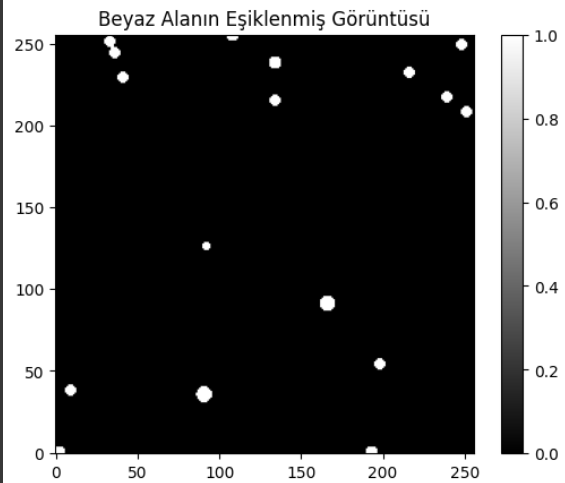
#> input picture image1.png, 565 x 483 px, found by its file name
$ python 'resım.py'
#> lines starting #> are read from the running program, lines starting #| are printed output that depends on the picture; after the words box and inside, x2 and y2 are one past the last pixel; in counts of white or black regions, pixels touching at a corner belong together
import cv2
import numpy as np

# Resimleri yükle (PNG formatı)
image1 = cv2.imread('.\GravityLensing\image1.png')  # Dosya yolunu kontrol edin
#> image1 is the input picture: shape (483, 565, 3); min 0, max 255, mean 83.1
image2 = cv2.imread('.\GravityLensing\image2.png')  # Dosya yolunu kontrol edin
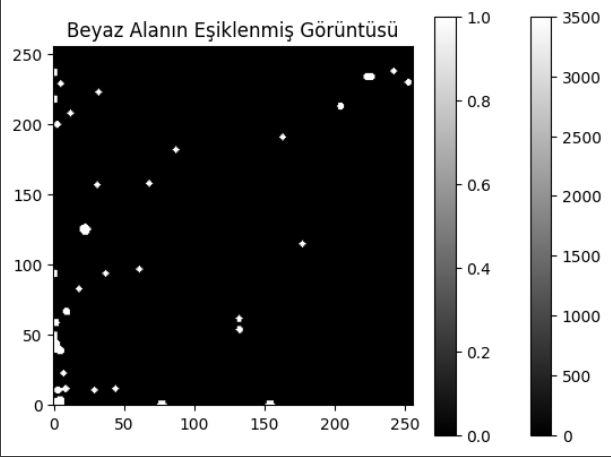
#> input picture image2.png, 611 x 457 px, found by its file name
#> image2 is the input picture: shape (457, 611, 3); min 0, max 255, mean 123.5

# Resimler doğru şekilde yüklenip yüklenmediğini kontrol et
if image1 is None:
    print("image1.png dosyası yüklenemedi!")
    exit()

if image2 is None:
    print("image2.png dosyası yüklenemedi!")
    exit()

# Resimleri aynı boyutta yap (gerekirse)
image1 = cv2.resize(image1, (image2.shape[1], image2.shape[0]))
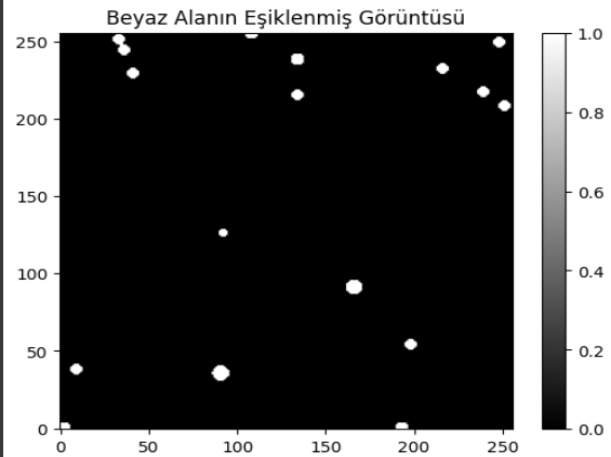
#> image1: shape (457, 611, 3); min 0, max 255, mean 83.1

# Farklılıkları hesapla
difference = cv2.absdiff(image1, image2)
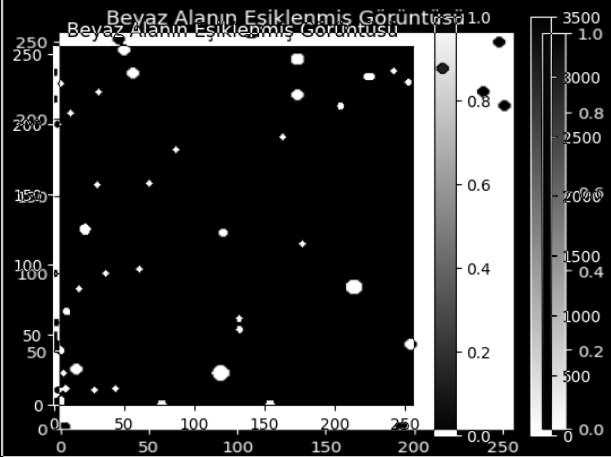
#> difference: shape (457, 611, 3); min 0, max 255, mean 57.2

# Farkları gri tonlamada görselleştir
gray_difference = cv2.cvtColor(difference, cv2.COLOR_BGR2GRAY)

# Farklılıkları eşik değerle
_, thresh = cv2.threshold(gray_difference, 30, 255, cv2.THRESH_BINARY)
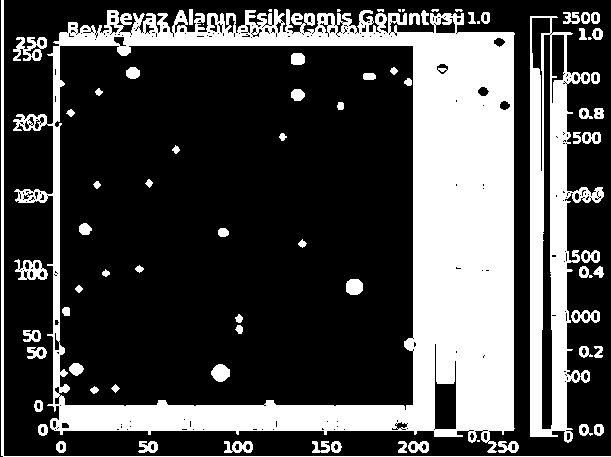
#> thresh: shape (457, 611); 29.2% white; 78 white regions (11 under 20 px), largest, box (x1, y1, x2, y2) and area: (13, 9, 515, 453) 60750, (530, 16, 604, 443) 12080, (1, 0, 611, 457) 1976

# Farklılıkların sayısını belirle
non_zero_count = cv2.countNonZero(thresh)
#> non_zero_count = 81623

# Eğer fark yoksa, resimler aynı demektir
if non_zero_count == 0:
    print("Resimler aynı.")
else:
    print(f"Resimler farklı. Farklılık sayısı: {non_zero_count}")
#| Resimler farklı. Farklılık sayısı: 81623
